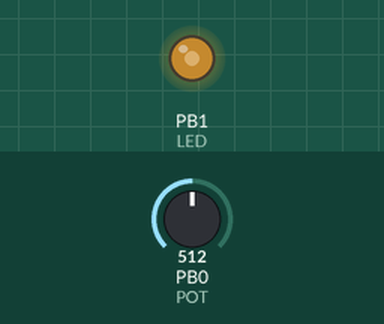
The sketch below on a simulated STM32 Blue Pill. Parts: output pins drawn as LEDs (lit = HIGH). Inputs (shaded band) come from the test bench; at power-on: PB0 (POT) = 512.

Above: at 1.2 s.
1.3 s: PB0 (POT) set to 716
At 2.4 s:
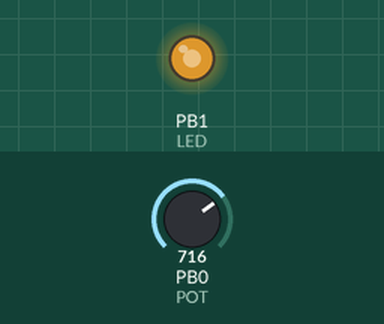
2.8 s: PB0 (POT) set to 900
At 3.5 s:
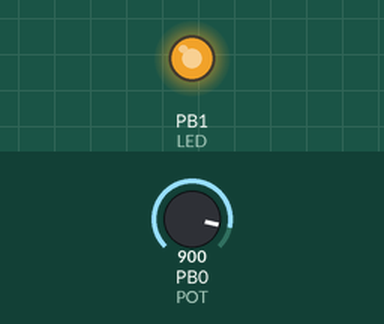
4.3 s: PB0 (POT) set to 122
At 4.7 s:
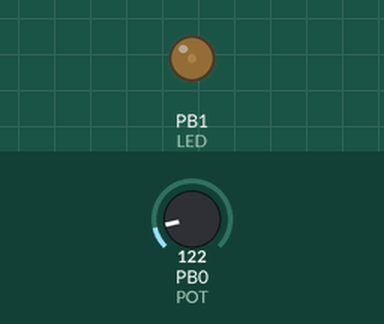
5.8 s: PB0 (POT) set to 0
At 7.0 s:
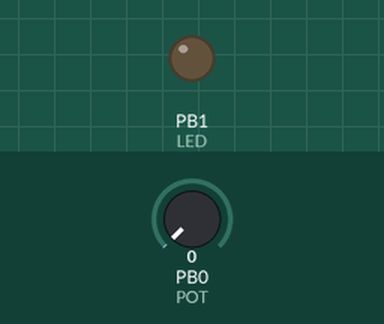
7.3 s: PB0 (POT) set to 511
At 8.2 s:
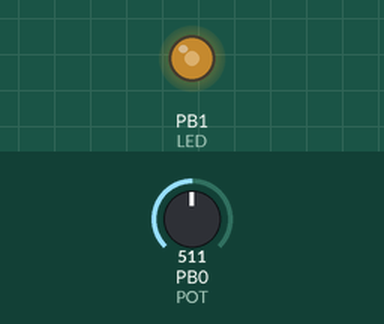
Timing chart, 0 to 9.8 s (numbered marks = the images above; inputs shaded):
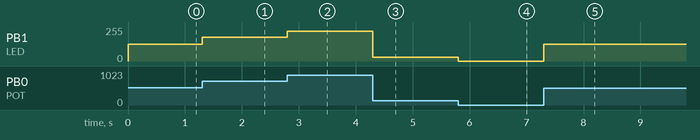

The sketch:

potensiometer_vary.ino
```cpp
const int POT = PB0;     // Potentiometer connected to A0
const int LED = PB1;
const int Green=PB10;      // LED connected to PWM pin 9

void setup() {
  pinMode(LED, OUTPUT);
  pinMode(POT, INPUT);
}

void loop() {
  int potValue = analogRead(POT);               // Read potentiometer (0–1023)
  potValue = map(potValue, 0, 1023, 0, 255);
  potValue=constrain(potValue,0,255);   // Map to PWM range
  // analogWrite(LED, pwmValue);                   // Set LED brightness
  // delay(10);
  // if(potValue<128)
  // {
  //   analogWrite(Green,0);
  //   analogWrite(LED,potValue*2);
  // }
  // else {
  //   analogWrite(LED,0);
  //   analogWrite(Green, (255-potValue)*2);
  // }
  // delay(10);
  analogWrite(PB1,potValue);
}
```

Measured:
- after the input at 1.3 s, PB1 (LED): 127/255 → 178/255 at once
- after the input at 2.8 s, PB1 (LED): 178/255 → 224/255 at once
- after the input at 4.3 s, PB1 (LED): 224/255 → 30/255 at once
- after the input at 5.8 s, PB1 (LED): 30/255 → 0/255 at once
- after the input at 7.3 s, PB1 (LED): 0/255 → 127/255 at once
